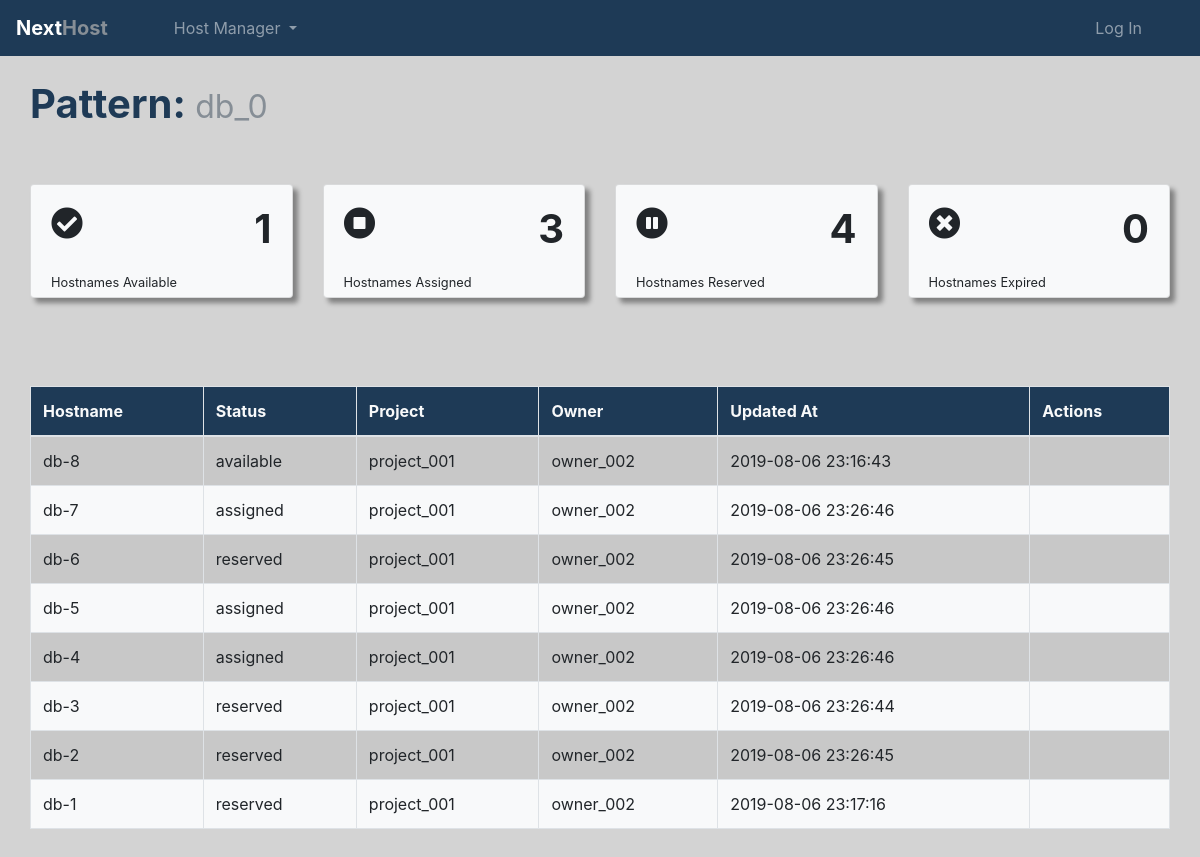
Page /hostmgr/detail_pattern/83/ on the committed database.
### hostmgr/models.py (models this page shows, shortened)
class HostManagerBase(models.Model):
    objects = HandyHelperModelManager()
    created_at = models.DateTimeField(auto_now_add=True, editable=False, help_text="date/time when this row was added")
    updated_at = models.DateTimeField(auto_now=True, editable=False, help_text="date/time when this row was updated")
    is_active = models.BooleanField(default=True, help_text="select if this record is currently active")
    class Meta:
        abstract = True
        ordering = ('-created_at', )

class HostnamePattern(HostManagerBase):
    name = models.CharField(max_length=16, blank=True, null=True, help_text="name/reference for this hostname pattern")
    description = models.CharField(max_length=255, blank=True, null=True, help_text="description for this pattern")
    project = models.ForeignKey('hostmgr.Project', on_delete=models.CASCADE)
    prefix = models.CharField(max_length=32, help_text="prefix for this hostname patter")
    delimiter = models.CharField(max_length=8, default="", blank=True, null=True,
                                 help_text="delimiter separating prefix to humber")
    max_hosts = models.IntegerField(default=100, help_text="maximum number of hosts for this pattern")
    increment = models.IntegerField(default=1, help_text="increment (integer) in to increment hostnames by")
    start_from = models.IntegerField(default=1, help_text="number in to start hostnames at")
    def get_available_hostnames(self):
        return self.hostname_set.filter(status="available")
    def get_assigned_hostnames(self):
        return self.hostname_set.filter(status="assigned")
    def get_reserved_hostnames(self):
        return self.hostname_set.filter(status="reserved")
    def get_expired_hostnames(self):
        return self.hostname_set.filter(status="expired")

class Hostname(HostManagerBase):
    HOST_STATUS_CHOICES = (('available', 'available'), ('assigned', 'assigned'),
                           ('reserved', 'reserved'), ('expired', 'expired'))
    pattern = models.ForeignKey('hostmgr.HostnamePattern', help_text="pattern this hostname was generated from",
                                on_delete=models.CASCADE)
    hostname = models.CharField(max_length=255, unique=True, help_text="name of host")
    asset_id = models.CharField(max_length=255, blank=True, null=True,
                                help_text="unique identifier of the asset using this hostname")
    asset_id_type = models.ForeignKey('hostmgr.AssetIdType', blank=True, null=True, help_text="type of asset ID used",
                                      on_delete=models.CASCADE)
    is_eternal = models.BooleanField(default=False, help_text="select if hostname can be not reassigned or deleted")
    status = models.CharField(max_length=16, choices=HOST_STATUS_CHOICES, default="available",
                              help_text="status of this hostname")
    reservation_expires = models.DateTimeField(blank=True, null=True, help_text="time when this reservation expires")
    assignment_expires = models.DateTimeField(blank=True, null=True, help_text="time when this assignment expires")

class Project(HostManagerBase):
    name = models.CharField(max_length=255, unique=True, help_text="name of this project")
    owner = models.ForeignKey('hostmgr.Owner', on_delete=models.CASCADE)
    description = models.CharField(max_length=255, blank=True, null=True, help_text="description of this project")
    class Meta:
        ordering = ('-created_at',)
    def __str__(self):
        return self.name

class Owner(HostManagerBase):
    name = models.CharField(max_length=32, unique=True, help_text="name of this group")
    group = models.ForeignKey(Group, help_text="group this owner belongs to", on_delete=models.CASCADE)
    email = models.EmailField(blank=True, null=True, help_text="group email alias for group")
    def __str__(self):
        return self.name

### hostmgr/views/views_gui.py (the view)
# urls.py: path('detail_pattern/<int:pk>/', gui.DetailPattern.as_view(), name='detail_pattern'),
class DetailPattern(DetailView):
    model = HostnamePattern
    template_name = "detail/detail_pattern.html"
    queryset = model.objects.all().select_related('project__owner')

### hostmgr/templates/detail/detail_pattern.html
{% extends base_template|default:"base.htm" %}
{% load staticfiles %}
{% block local_head %}
    {% include 'component/chart_components.htm' %}
    {% include 'component/table_components.htm' %}
    <link href="{% static 'nexthost_dashboard.css' %}" rel="stylesheet">
{% endblock local_head %}
{% block content %}
<div class="container-fluid mb-4 animated fadeIn">
    <h1><span class="text-primary"><b>Pattern: </b></span><span class="text-secondary"><small>{{ object.name }}</small></span></h1><br/>
</div>
<section class="animated fadeIn" style="animation-delay: .25s;">
    <div class="container-fluid mb-5">
        <div class="card-deck">
            <div class="card shadow1 bg-light">
                <div class="card-body text-center">
                    <div class="btn-group float-left">
                        <div class="h2"><i class="fas fa-check-circle"></i></div>
                    </div>
                    <div class="text-right"><h1><b>{{ object.get_available_hostnames.count }}</b></h1> {{ object.if }}</div>
                    <div class="text-left mt-3 mb-n3"><small>
                        <a class="hvr-grow" href="{% url 'hostmgr:list_hostnames' %}?pattern__id={{ object.id }}&status=available&page_description=Available">Hostnames Available</a>
                    </small></div>
                </div>
            </div>
            <div class="card shadow1 bg-light">
                <div class="card-body text-center">
                    <div class="btn-group float-left">
                        <div class="h2"><i class="fas fa-stop-circle"></i></div>
                    </div>
                    <div class="text-right"><h1><b>{{ object.get_assigned_hostnames.count }}</b></h1></div>
                    <div class="text-left mt-3 mb-n3"><small>
                        <a class="hvr-grow" href="{% url 'hostmgr:list_hostnames' %}?pattern__id={{ object.id }}&&status=assigned&page_description=Assigned">Hostnames Assigned</a>
                    </small></div>
                </div>
            </div>
            <div class="card shadow1 bg-light">
                <div class="card-body text-center">
                    <div class="btn-group float-left">
                        <div class="h2"><i class="fas fa-pause-circle"></i></div>
                    </div>
                    <div class="text-right"><h1><b>{{ object.get_reserved_hostnames.count }}</b></h1></div>
                    <div class="text-left mt-3 mb-n3"><small>
                        <a class="hvr-grow" href="{% url 'hostmgr:list_hostnames' %}?pattern__id={{ object.id }}&}&status=reserved&page_description=Reserved">Hostnames Reserved</a>
                    </small></div>
                </div>
            </div>
            <div class="card shadow1 bg-light">
                <div class="card-body text-center">
                    <div class="btn-group float-left">
                        <div class="h2"><i class="fas fa-times-circle"></i></div>
                    </div>
                    <div class="text-right"><h1><b>{{ object.get_expired_hostnames.count }}</b></h1></div>
                    <div class="text-left mt-3 mb-n3"><small>
                        <a class="hvr-grow" href="{% url 'hostmgr:list_hostnames' %}?pattern__id={{ object.id }}&&status=expired&page_description=Expired">Hostnames Expired</a>
                    </small></div>
                </div>
            </div>
        </div>
    </div>
    <div class="mb-3">&nbsp;</div>
</section>
<section class="animated fadeIn" style="animation-delay: .5s;">
    <div class="container-fluid mb-5">
        {% with object.hostname_set.all as queryset %}
            {% include 'table/table_hosts.htm' %}
        {% endwith %}
    </div>
</section>
{% endblock content %}

### hostmgr/templates/table/table_hosts.htm
<table class="table table-condensed table-bordered table-striped" data-toggle="table" data-search="true"
       data-flat="true" data-pagination="true" data-show-pagination-switch="true" data-show-columns="true"
       data-show-export="true" data-reorderable-columns="true" data-resizable="false" data-export-types="['excel','csv','txt','sql']">
    <thead>
    <tr>
        <th data-field="hostname" data-sortable="true">Hostname</th>
        <th data-field="status" data-sortable="true">Status</th>
        <th data-field="project" data-sortable="true">Project</th>
        <th data-field="owner" data-sortable="true">Owner</th>
        <th data-field="updated_at" data-sortable="true">Updated At</th>
        <th>Actions</th>
    </tr>
    </thead>
    <tbody>
    {% for row in queryset %}
        <tr>
            <td>{{ row.hostname }}</td>
            <td>{{ row.status }}</td>
            <td>{{ row.pattern.project }}</td>
            <td>{{ row.pattern.project.owner }}</td>
            <td>{{ row.updated_at|date:'Y-m-d H:i:s' }}</td>
            <td>
            </td>
        </tr>
    {% endfor %}
    </tbody>
</table>

### nexthost/static/nexthost_base.css (style rules this page uses)
.card-deck a, a:hover { text-decoration: none; color: inherit; }
th { background-color: var(--primary); color: var(--light); }
.table-striped tbody > tr:nth-child(even) > td, .table-striped tbody > tr:nth-child(even) > th { background-color: var(--light); }
.shadow1 { box-shadow: 5px 5px 5px grey; }

### rows in the picture
HostnamePattern: name "db_0", get_available_hostnames.count "1", get_assigned_hostnames.count "3", get_reserved_hostnames.count "4", get_expired_hostnames.count "0"
Hostname: hostname "db-8", status "available", pattern.project "project_001", pattern.project.owner "owner_002", updated_at "2019-08-06 23:16:43"
Hostname: hostname "db-7", status "assigned", pattern.project "project_001", pattern.project.owner "owner_002", updated_at "2019-08-06 23:26:46"
Hostname: hostname "db-6", status "reserved", pattern.project "project_001", pattern.project.owner "owner_002", updated_at "2019-08-06 23:26:45"
Hostname: hostname "db-5", status "assigned", pattern.project "project_001", pattern.project.owner "owner_002", updated_at "2019-08-06 23:26:46"
Hostname: hostname "db-4", status "assigned", pattern.project "project_001", pattern.project.owner "owner_002", updated_at "2019-08-06 23:26:46"
Hostname: hostname "db-3", status "reserved", pattern.project "project_001", pattern.project.owner "owner_002", updated_at "2019-08-06 23:26:44"
Hostname: hostname "db-2", status "reserved", pattern.project "project_001", pattern.project.owner "owner_002", updated_at "2019-08-06 23:26:45"
Hostname: hostname "db-1", status "reserved", pattern.project "project_001", pattern.project.owner "owner_002", updated_at "2019-08-06 23:17:16"
